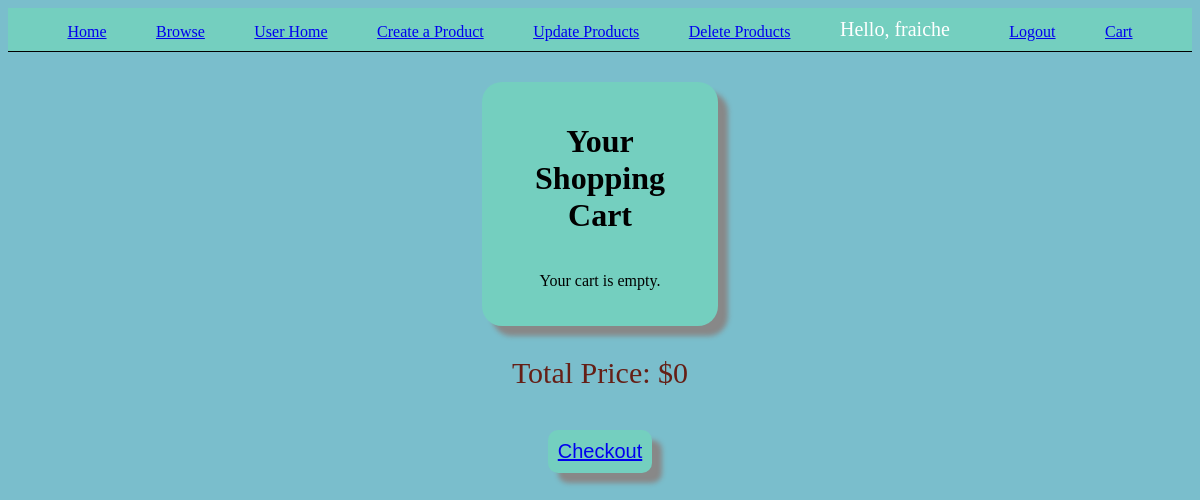
/cart/ (signed in), run on an earlier commit of the app's database.
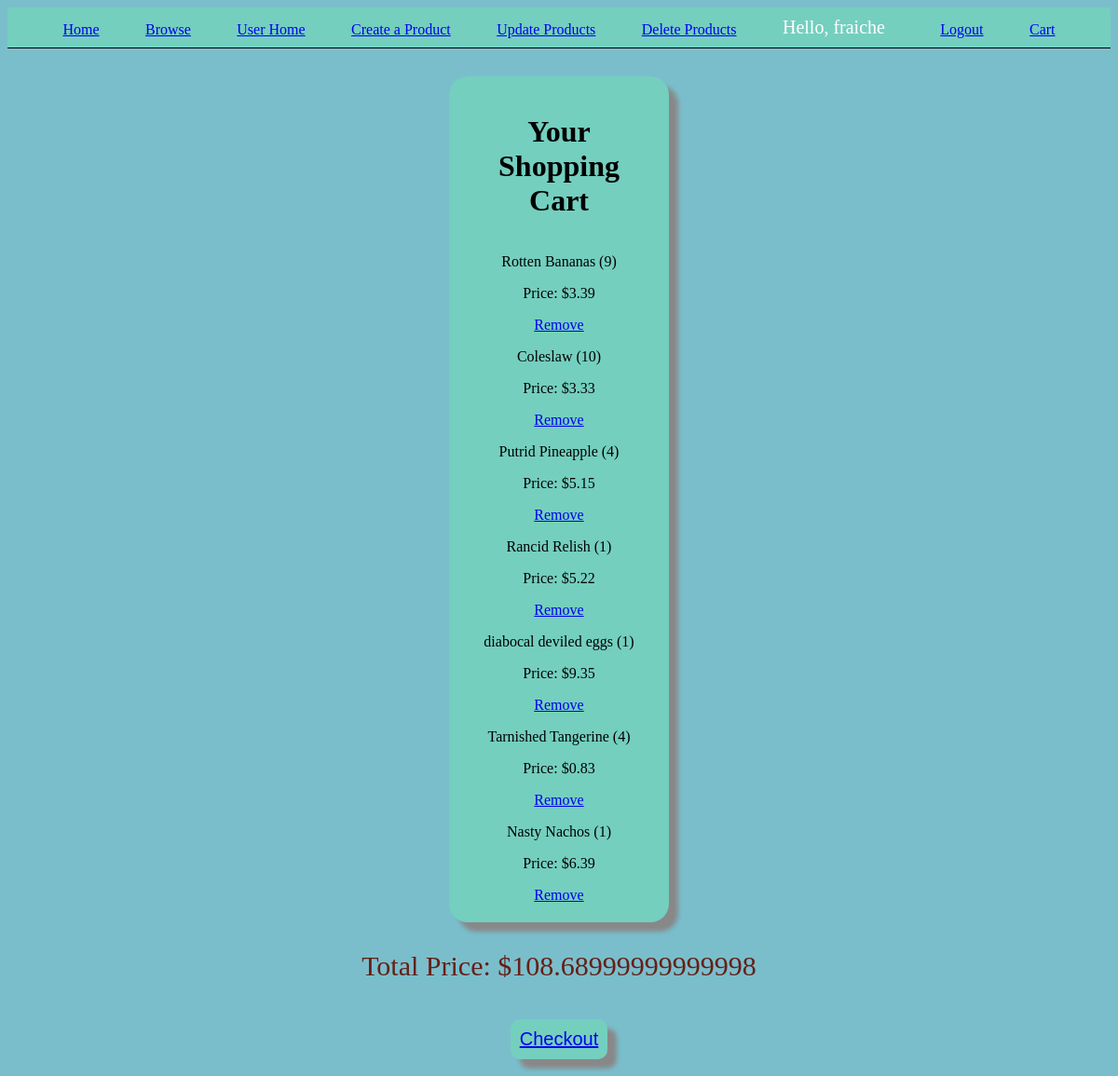
And on a later commit of the database.
### app/models.py (models this page shows, shortened)
class Order(models.Model):
    STATUS = (
        ('Pending', 'Pending'),
        ('Out for delivery', 'Out for delivery'),
        ('Delivered', 'Delivered'),
    )
    customer = models.ForeignKey(User, null=True, on_delete=models.CASCADE)
    product = models.ForeignKey(Product, null=True, on_delete=models.CASCADE)
    quantity = models.IntegerField(default=0, null=True)
    status = models.CharField(max_length=200, null=True, choices=STATUS)

class Product(models.Model):
    name = models.CharField(max_length=200, null=True)
    image = models.ImageField(upload_to='', null=True, blank=True)
    description = models.CharField(max_length=200, null=True)
    price = models.FloatField(null=True)

### app/views.py (the view)
# urls.py: path("cart/", cartPage, name="cart"),
def cartPage(request):
    orders = Order.objects.filter(customer=request.user)
    total_price = sum([order.product.price * order.quantity for order in orders])
    return render(request, 'cart.html', {'orders': orders, 'total_price': total_price})

### app/templates/cart.html (shortened to what this page needs)
{% extends 'base.html' %}
{% block content %}
<div class="product-list">
    <h1>Your Shopping Cart</h1>
{% for order in orders %}
<div class="product-item">
    <p>{{ order.product.name }} ({{ order.quantity }})</p>
    <p>Price: ${{ order.product.price }}</p>
    <a href="{% url 'remove_from_cart' order.id %}">Remove</a>
</div>
{% empty %}
    <p>Your cart is empty.</p>
{% endfor %}
</div>
<div class="total">
    <p>Total Price: ${{ total_price }}</p>
    <button class="checkout"><a href="{% url 'checkout' %}">Checkout</a></button>
</div>
{% endblock content %}

What changed in the data, as far as the page shows it:
added Order: product.name "Rotten Bananas", quantity "9", product.price "3.39"
added Order: product.name "Coleslaw", quantity "10", product.price "3.33"
added Order: product.name "Putrid Pineapple", quantity "4", product.price "5.15"
added Order: product.name "Rancid Relish", quantity "1", product.price "5.22"
added Order: product.name "diabocal deviled eggs", quantity "1", product.price "9.35"
added Order: product.name "Tarnished Tangerine", quantity "4", product.price "0.83"
added Order: product.name "Nasty Nachos", quantity "1", product.price "6.39"
Also different on the page:
{{ total_price }}: "0" → "108.68999999999998"
text no longer shown: "Your cart is empty."
